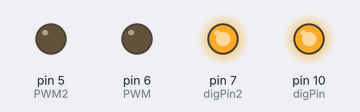
Simulated run of this sketch. Board: Arduino Uno, built with avr-gcc and run on an emulated ATmega328P. Shown: output pins drawn as LEDs (lit = HIGH).

Above: at 0.15 s.
At 1.65 s:
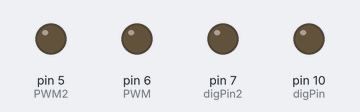
At 4.05 s:
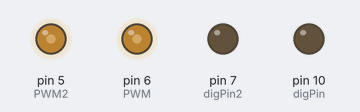
Timing chart, 0 to 4.0 s (numbered marks = the images above):
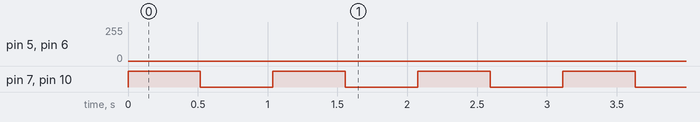

The sketch:

TestingProgram.ino
```cpp
const int PWM = 6;
const int PWM2 = 5;
const int digPin = 10;
const int digPin2 = 7;

void setup() {
  // put your setup code here, to run once:
  pinMode(PWM, OUTPUT);
  pinMode(digPin, OUTPUT);
  pinMode(PWM2, OUTPUT);
  pinMode(digPin2, OUTPUT);
}

void loop() {

  digitalWrite(digPin, HIGH);
  digitalWrite(digPin2, HIGH);
  for(int i = 0; i < 255; i++){
    analogWrite(PWM, i);
    analogWrite(PWM2, i);
    delay(1);
  }
  for(int i = 255; i > 0; i--){
    analogWrite(PWM, i);
    analogWrite(PWM2, i);
    delay(1);
  }
  digitalWrite(digPin, LOW);
  digitalWrite(digPin2, LOW);
  for(int i = 0; i < 255; i++){
    analogWrite(PWM, i);
    analogWrite(PWM2, i);
    delay(1);
  }
  for(int i = 255; i > 0; i--){
    analogWrite(PWM, i);
    analogWrite(PWM2, i);
    delay(1);
  }


  // put your main code here, to run repeatedly:


}
```

Measured:
- by itself, pin 7 (digPin2), pin 10 (digPin): alternates HIGH for 0.52 s and LOW for 0.52 s
